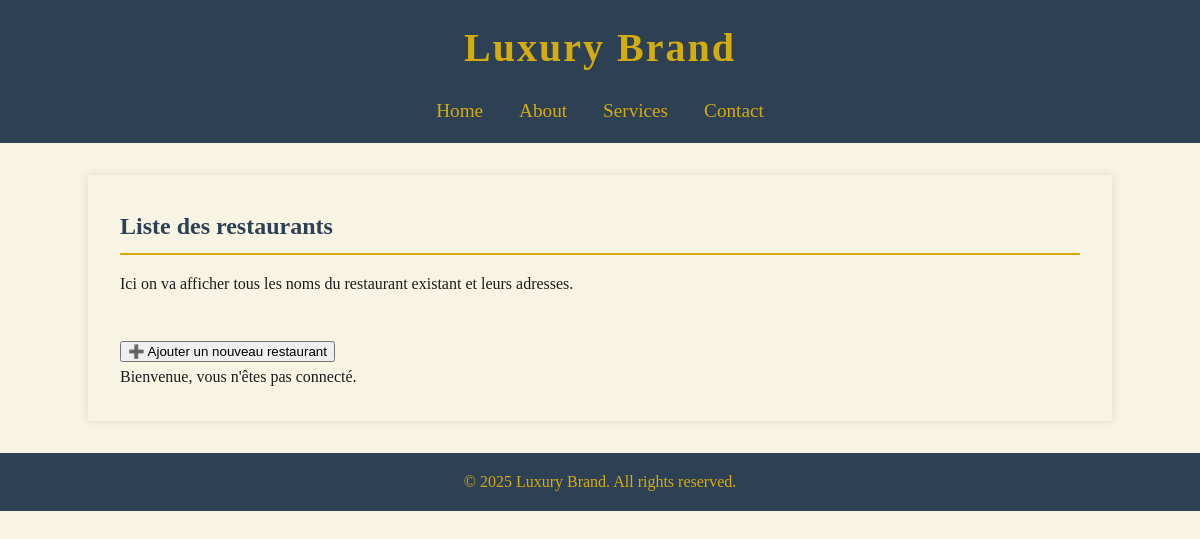
/app1/, run on an earlier commit of the app's database.
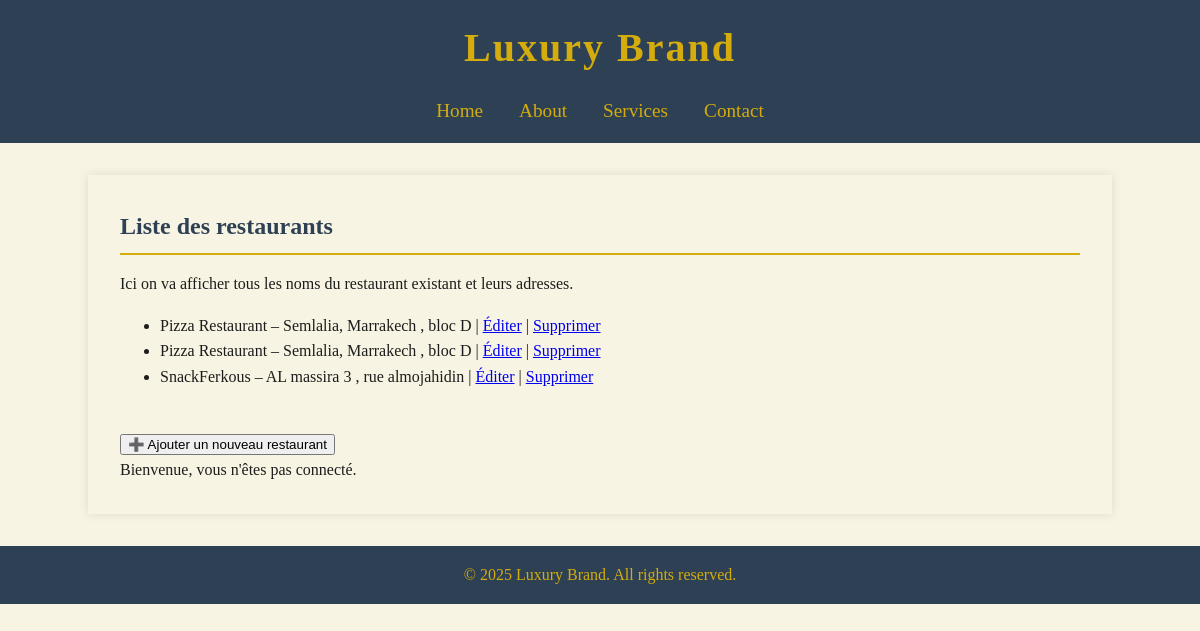
And on a later commit of the database.
### app1/models.py (models this page shows, shortened)
class Restaurant(models.Model):
    name = models.CharField(max_length=100)
    address = models.TextField()
    type = models.CharField(max_length=50)
    is_open = models.BooleanField(default=True)
    created_at = models.DateTimeField(auto_now_add=True)

### app1/views.py (the view)
# urls.py: path('', views.restaurant_list, name='restaurant_list'),
def restaurant_list(request):
    restaurants = Restaurant.objects.all()
    return render(request,'restaurants/index.html', {'restaurants':restaurants})

### app1/templates/restaurants/index.html
{% extends 'base.html' %}
{% block content %}
  <h2>Liste des restaurants</h2>
  <p>Ici on va afficher tous les noms du restaurant existant et leurs adresses.</p>
  <ul>
    {% for restaurant in restaurants %}
      <li>
        {{ restaurant.name }} – {{ restaurant.address }}
        |
        <a href="{% url 'restaurant_update' restaurant.id %}">Éditer</a>
        |
        <a href="{% url 'restaurant_delete' restaurant.id %}">Supprimer</a>
      </li>
    {% endfor %}
  </ul>
  <br>
  <a href="{% url 'restaurant_create' %}"><button>➕ Ajouter un nouveau restaurant</button></a>
  {% if user.is_authenticated %}
    <p>Bonjour, {{ user.username }} !</p>
{% else %}
    <p>Bienvenue, vous n'êtes pas connecté.</p>
{% endif %}
{% endblock %}

### app1/templates/base.html (shortened to what this page needs)
<!DOCTYPE html>
<html lang="en">
<head>
</head>
<body>
    <header>
        <h1>Luxury Brand</h1>
        <nav>
            <a href="#">Home</a>
            <a href="#">About</a>
            <a href="#">Services</a>
            <a href="#">Contact</a>
        </nav>
    </header>
    <div class="container">
        {% block content %}{% endblock %}
    </div>
    <footer>
        <p>&copy; 2025 Luxury Brand. All rights reserved.</p>
    </footer>
</body>
</html>

### app1/templates/base.html (style rules this page uses)
:root { --deep-navy: #2E4053; --soft-gold: #D4AC0D; --ivory: #F8F4E3; --dark-gray: #1C1C1C; }
body, h1, h2, p { margin: 0; padding: 0; font-family: 'Georgia', serif; }
body { background-color: var(--ivory); color: var(--dark-gray); line-height: 1.6; }
header { background-color: var(--deep-navy); color: var(--soft-gold); padding: 1rem 0; text-align: center; }
header h1 { font-size: 2.5rem; letter-spacing: 2px; }
nav { margin-top: 1rem; }
nav a { color: var(--soft-gold); text-decoration: none; margin: 0 1rem; font-size: 1.2rem; }
.container { width: 80%; margin: 2rem auto; background-color: var(--ivory); padding: 2rem; box-shadow: 0 0 10px rgba(0, 0, 0, 0.1); }
h2 { color: var(--deep-navy); border-bottom: 2px solid var(--soft-gold); padding-bottom: 0.5rem; margin-bottom: 1rem; }
footer { text-align: center; padding: 1rem 0; background-color: var(--deep-navy); color: var(--soft-gold); margin-top: 2rem; }

What changed in the data, as far as the page shows it:
added Restaurant: name "Pizza Restaurant", address "Semlalia, Marrakech , bloc D"
added Restaurant: name "Pizza Restaurant", address "Semlalia, Marrakech , bloc D"
added Restaurant: name "SnackFerkous", address "AL massira 3 , rue almojahidin"
